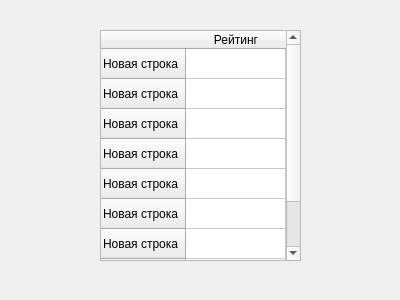
<?xml version="1.0" encoding="UTF-8"?>
<ui version="4.0">
 <class>Dialog</class>
 <widget class="QDialog" name="Dialog">
  <property name="geometry">
   <rect>
    <x>0</x>
    <y>0</y>
    <width>400</width>
    <height>300</height>
   </rect>
  </property>
  <property name="windowTitle">
   <string>Dialog</string>
  </property>
  <widget class="QTableWidget" name="tableWidget">
   <property name="geometry">
    <rect>
     <x>100</x>
     <y>30</y>
     <width>201</width>
     <height>231</height>
    </rect>
   </property>
   <row>
    <property name="text">
     <string>Новая строка</string>
    </property>
   </row>
   <row>
    <property name="text">
     <string>Новая строка</string>
    </property>
   </row>
   <row>
    <property name="text">
     <string>Новая строка</string>
    </property>
   </row>
   <row>
    <property name="text">
     <string>Новая строка</string>
    </property>
   </row>
   <row>
    <property name="text">
     <string>Новая строка</string>
    </property>
   </row>
   <row>
    <property name="text">
     <string>Новая строка</string>
    </property>
   </row>
   <row>
    <property name="text">
     <string>Новая строка</string>
    </property>
   </row>
   <row>
    <property name="text">
     <string>Новая строка</string>
    </property>
   </row>
   <row>
    <property name="text">
     <string>Новая строка</string>
    </property>
   </row>
   <column>
    <property name="text">
     <string>Рейтинг</string>
    </property>
   </column>
  </widget>
 </widget>
 <resources/>
 <connections/>
</ui>
